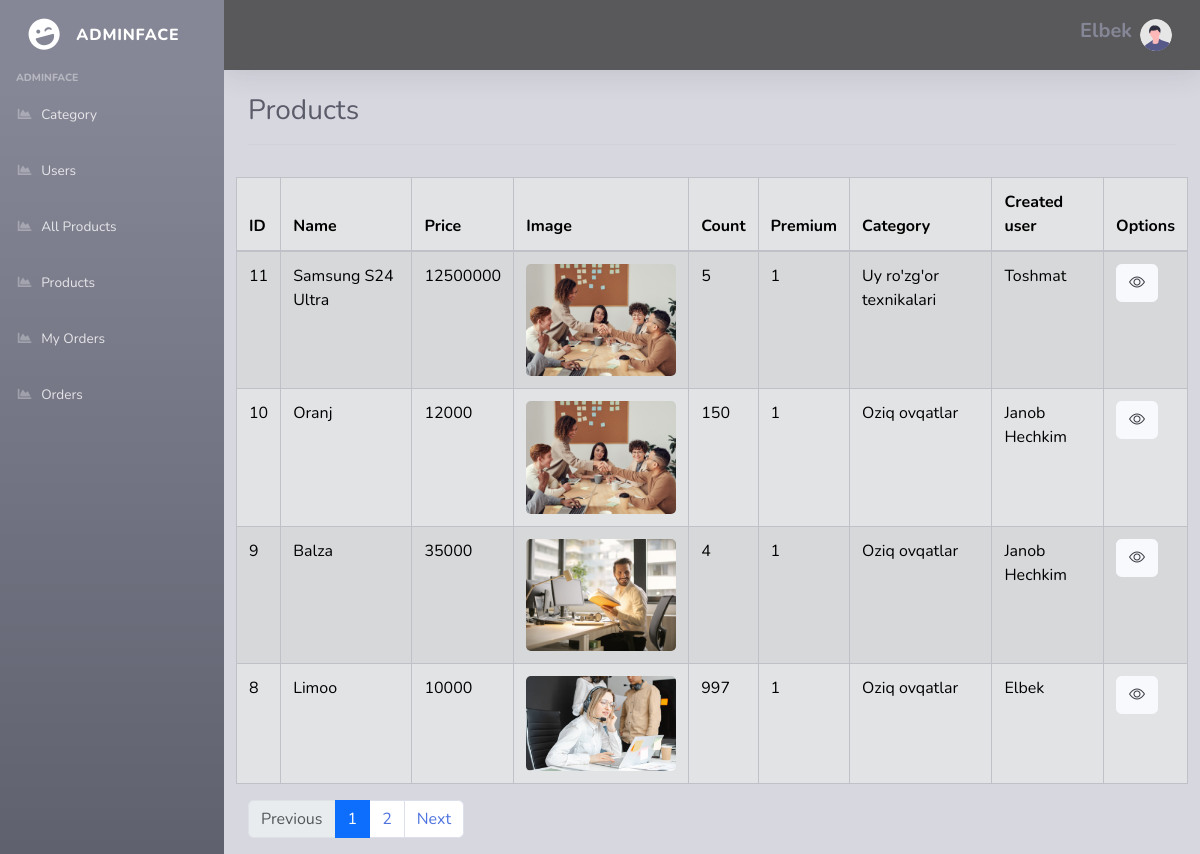
/admin/products.php (signed in), run on the app's committed database.
### tables this page shows
CREATE TABLE `products` (
  `id` int NOT NULL,
  `user_id` int NOT NULL,
  `category_id` int NOT NULL,
  `name` varchar(255) NOT NULL,
  `price` int NOT NULL,
  `img` varchar(255) NOT NULL,
  `count` int NOT NULL,
  `premium` tinyint(1) NOT NULL DEFAULT '0',
  `start_date` date NOT NULL,
  `end_date` date NOT NULL
);

CREATE TABLE `categories` (
  `id` int NOT NULL,
  `name` varchar(255) NOT NULL,
  `tr` int NOT NULL,
  `active` varchar(25) NOT NULL DEFAULT 'inactive'
);

CREATE TABLE `users` (
  `id` int NOT NULL,
  `name` varchar(255) NOT NULL,
  `email` varchar(255) NOT NULL,
  `password` varchar(255) NOT NULL,
  `role` varchar(10) NOT NULL DEFAULT 'user'
);

### admin/products.php (the view, shortened to what this page needs)
<?php
$con = new PDO("mysql:host=localhost;dbname=onlinedukon", 'root', 'root');
$limit = 4;
$sql = "SELECT COUNT(*) as count FROM products";
$rawCount = $con->query($sql)->fetch(PDO::FETCH_ASSOC);
$countPages = ceil($rawCount['count'] / $limit);
if (isset($_GET['page'])) {
    $page = $_GET['page'];
    $pn = ($page - 1) * $limit;
} else {
    $pn = 0;
    $page = 1;
}
$sql = "SELECT products.*,categories.name AS category, users.name AS user,users.id AS user_id
FROM products LEFT JOIN categories ON products.category_id = categories.id
LEFT JOIN users ON products.user_id = users.id ORDER BY id DESC LIMIT {$pn},{$limit}";
$result = $con->query($sql);
$products = $result->fetchAll(PDO::FETCH_ASSOC);
?>
<!DOCTYPE html>
<html lang="en">
<head>
    <link rel="stylesheet" href="https://cdn.jsdelivr.net/npm/bootstrap-icons@1.11.3/font/bootstrap-icons.min.css">
    <link href="https://cdn.jsdelivr.net/npm/bootstrap@5.3.3/dist/css/bootstrap.min.css" rel="stylesheet">
    <link href="../assets/vendor/fontawesome-free/css/all.min.css" rel="stylesheet" type="text/css">
    <link href="../assets/css/sb-admin-2.min.css" rel="stylesheet">
</head>
<body id="page-top">
    <div id="wrapper">
        <ul class="navbar-nav bg-gradient-secondary sidebar sidebar-dark accordion" id="accordionSidebar">
            <a class="sidebar-brand d-flex align-items-center justify-content-center" href="index.php">
                <div class="sidebar-brand-icon rotate-n-15">
                    <i class="fas fa-laugh-wink"></i>
                </div>
                <div class="sidebar-brand-text mx-3">Adminface</div>
            </a>
            <div class="sidebar-heading">
                Adminface
            </div>
            <?php
            if ($_SESSION['role'] == 'admin') { ?>
                <li class="nav-item">
                    <a class="nav-link" href="index.php">
                        <i class="fas fa-fw fa-chart-area"></i>
                        <span>Category</span></a>
                </li>
                <li class="nav-item">
                    <a class="nav-link" href="users.php">
                        <i class="fas fa-fw fa-chart-area"></i>
                        <span>Users</span></a>
                </li>
                <li class="nav-item">
                    <a class="nav-link" href="products.php">
                        <i class="fas fa-fw fa-chart-area"></i>
                        <span>All Products</span></a>
                </li>
            <?php } ?>
            <li class="nav-item">
                <a class="nav-link" href="adminProducts.php">
                    <i class="fas fa-fw fa-chart-area"></i>
                    <span>Products</span></a>
            </li>
            <li class="nav-item">
                <a class="nav-link" href="myOrders.php">
                    <i class="fas fa-fw fa-chart-area"></i>
                    <span>My Orders</span></a>
            </li>
            <li class="nav-item">
                <a class="nav-link" href="orders.php">
                    <i class="fas fa-fw fa-chart-area"></i>
                    <span>Orders</span></a>
            </li>
        </ul>
        <div id="content-wrapper" class="d-flex flex-column" style="background-color: #d7d7e0;">
            <div id="content">
                <nav class="navbar navbar-expand topbar mb-4 static-top shadow" style="background-color: #59595c;">
                    <ul class="navbar-nav ml-auto">
                        <li class="nav-item dropdown no-arrow">
                            <a class="nav-link dropdown-toggle" href="#" id="userDropdown" role="button"
                                data-toggle="dropdown" aria-haspopup="true" aria-expanded="false">
                                <span class="mr-2 d-none d-lg-inline text-gray-600">
                                    <h5 style="font-weight:700"><?= $_SESSION['name'] ?></h5>
                                </span>
                                <img class="img-profile rounded-circle"
                                    src="../assets/img/undraw_profile.svg">
                            </a>
                        </li>
                    </ul>
                </nav>
                <div class="container-fluid">
                    <div class="d-sm-flex align-items-center justify-content-between">
                        <h1 class="h3 mb-0 text-gray-800">Products</h1>
                    </div>
                    <hr>
                </div>
                <div class="container">
                    <div class="row">
                        <table class="table table-secondary table-striped table-bordered mt-3" id="dataTable" cellspacing="0">
                            <thead>
                                <tr>
                                    <th>ID</th>
                                    <th>Name</th>
                                    <th>Price</th>
                                    <th>Image</th>
                                    <th>Count</th>
                                    <th>Premium</th>
                                    <th>Category</th>
                                    <th>Created user</th>
                                    <th>Options</th>
                                </tr>
                            </thead>
                            <tbody>
                                <?php
                                foreach ($products as $product) { ?>
                                    <tr>
                                        <td><?= $product['id'] ?></td>
                                        <td><?= $product['name'] ?></td>
                                        <td><?= $product['price'] ?></td>
                                        <td><img src="<?= $product['img'] ?>" width="150px" alt="" style="border-radius: 5px;"></td>
                                        <td><?= $product['count'] ?></td>
                                        <td><?= $product['premium'] ?></td>
                                        <td><?= $product['category'] ?></td>
                                        <td><?= $product['user'] ?></td>
                                        <td>
                                            <button type="button" class="btn btn-light" data-bs-toggle="modal" data-bs-target="#viewModal<?= $product['id'] ?>">
                                                <i class="bi bi-eye"></i>
                                            </button>
                                        </td>
                                    <?php }
                                    ?>
                                    </tr>
                            </tbody>
                        </table>
                    </div>
                </div>
                <nav aria-label="Page navigation example">
                    <ul class="pagination justify-content-start ml-4">
                        <li class="page-item">
                            <a class="page-link <?= ($page == 1) ? "disabled" : "" ?>" href="<?php if ($page > 1) echo "?page=" . ($page - 1) ?>">Previous</a>
                        </li>
                        <?php
                        for ($i = 1; $i <= $countPages; $i++) { ?>
                            <li class="page-item"><a class="page-link <?= ($page == $i) ? "active" : "" ?>" href="?page=<?= $i ?>"><?= $i ?></a></li>
                        <?php }
                        ?>
                        <li class="page-item">
                            <a class="page-link <?= ($page == $countPages) ? "disabled" : "" ?>" href="<?php if ($page < $countPages) echo "?page=" . ($page + 1) ?>">Next</a>
                        </li>
                    </ul>
                </nav>
            </div>
        </div>
    </div>
</body>
</html>

### data on the page
products: id "11", name "Samsung S24 Ultra", price "12500000", img (picture), count "5", premium "1", category.name "Uy ro'zg'or texnikalari", user.name "Toshmat"
products: id "10", name "Oranj", price "12000", img (picture), count "150", premium "1", category.name "Oziq ovqatlar", user.name "Janob Hechkim"
products: id "9", name "Balza", price "35000", img (picture), count "4", premium "1", category.name "Oziq ovqatlar", user.name "Janob Hechkim"
products: id "8", name "Limoo", price "10000", img (picture), count "997", premium "1", category.name "Oziq ovqatlar", user.name "Elbek"

### other printed values
$_SESSION['name'] "Elbek"
